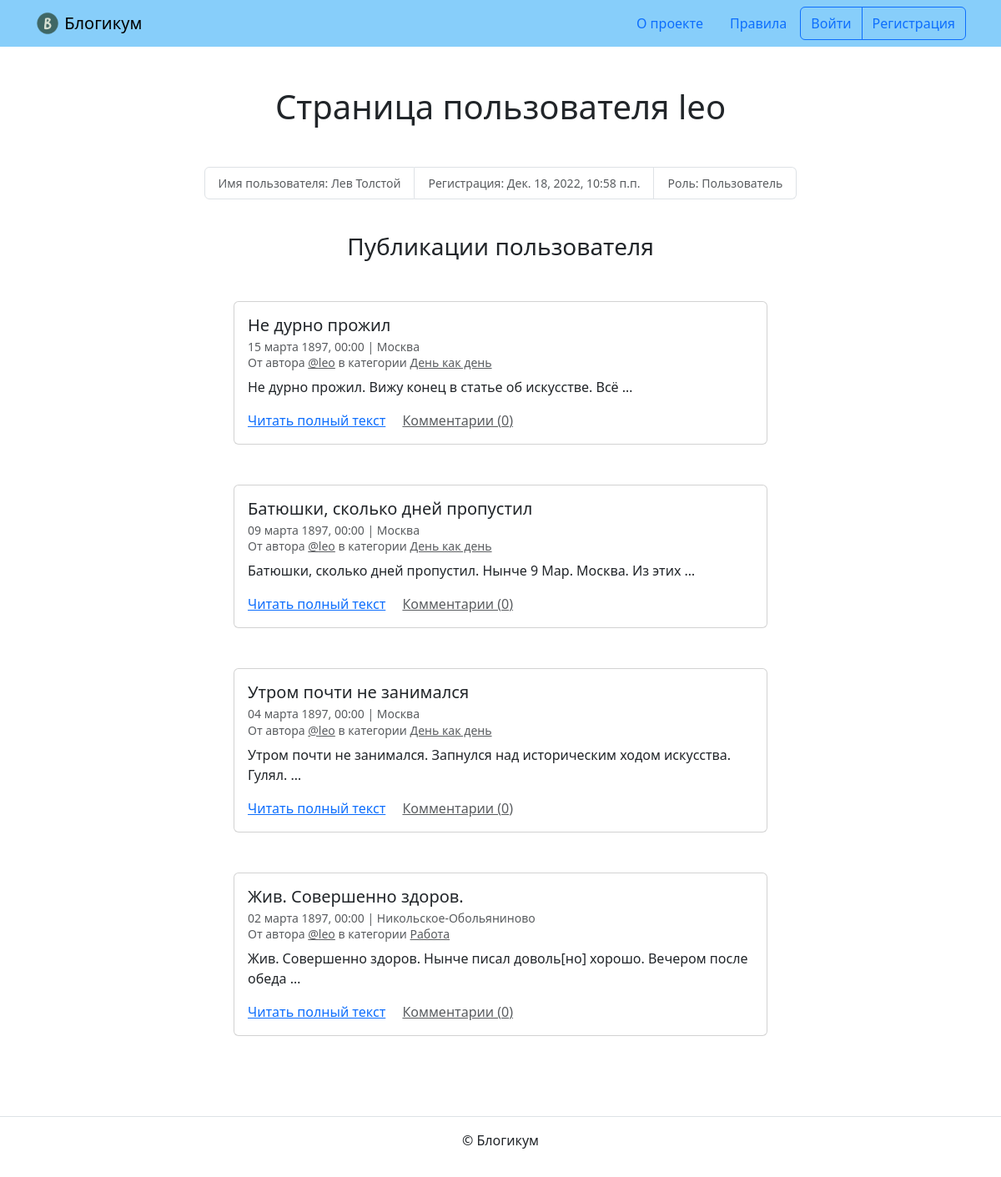
The app's page /profile/leo/, older data.
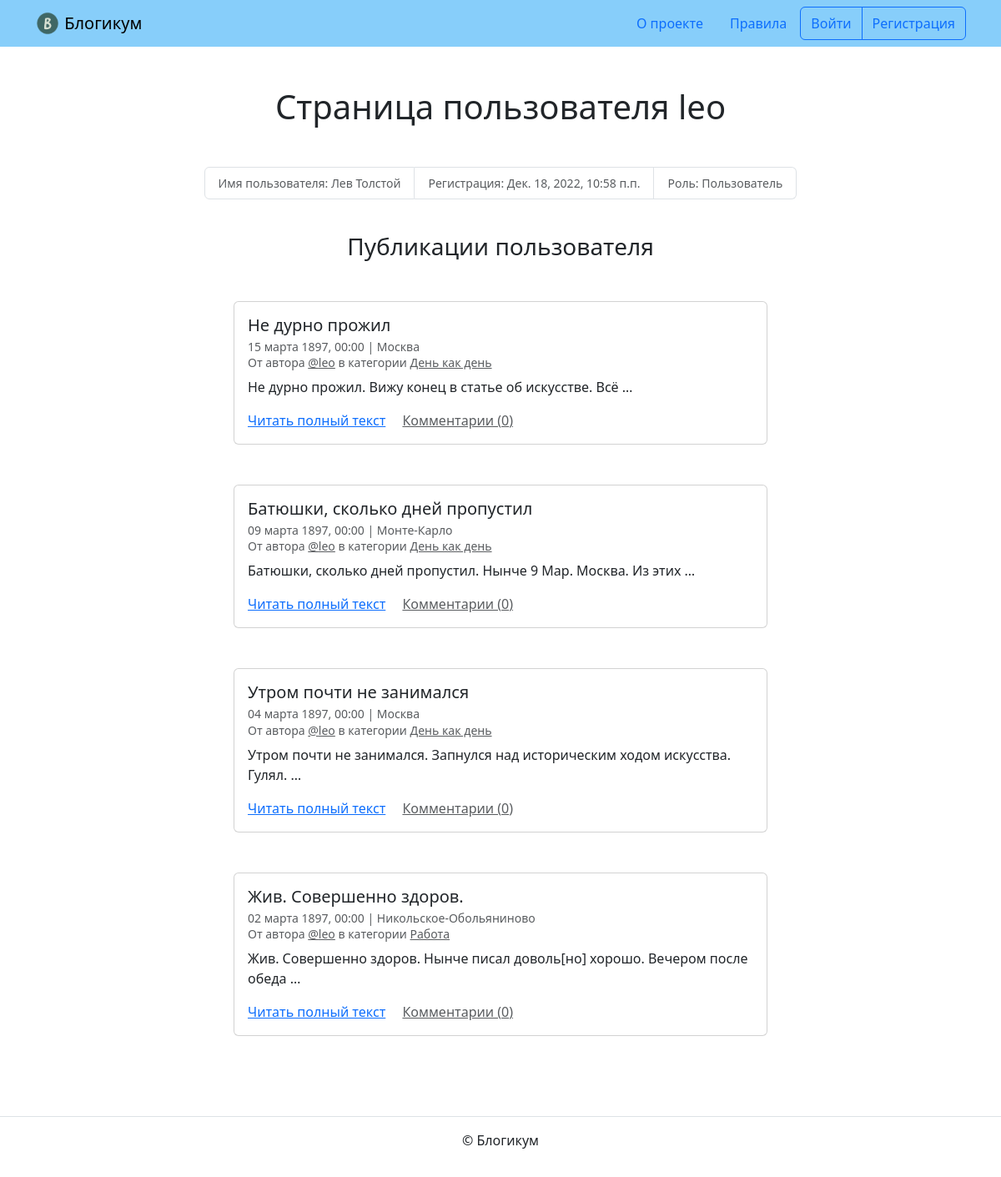
The same page, newer data.
### blog/models.py (models this page shows, shortened)
class Published(models.Model):
    is_published = models.BooleanField(
        default=True,
        verbose_name='Опубликовано',
        help_text='Снимите галочку, чтобы скрыть публикацию.'
    )
    created_at = models.DateTimeField(
        auto_now_add=True,
        verbose_name='Добавлено'
    )
    class Meta:
        abstract = True

class Post(Published):
    title = models.CharField(
        max_length=256,
        verbose_name='Заголовок'
    )
    text = models.TextField(
        verbose_name='Текст'
    )
    pub_date = models.DateTimeField(
        verbose_name='Дата и время публикации',
        help_text=(
            'Если установить дату и время в будущем — можно делать '
            'отложенные публикации.'
        )
    )
    author = models.ForeignKey(
        User,
        on_delete=models.CASCADE,
        verbose_name='Автор публикации'
    )
    location = models.ForeignKey(
        Location,
        on_delete=models.SET_NULL,
        null=True,
        blank=True,
        verbose_name='Местоположение'
    )
    category = models.ForeignKey(
        Category,
        on_delete=models.SET_NULL,
        null=True,
        verbose_name='Категория'
    )
    image = models.ImageField(
        verbose_name='Изображение',
        upload_to='posts_images/',
        blank=True,
        null=True
    )
    class Meta:
        verbose_name = 'публикация'
        verbose_name_plural = 'Публикации'
    objects = models.Manager()
    published = PublishedManager()

class Location(Published):
    name = models.CharField(
        max_length=256,
        verbose_name='Название места'
    )
    class Meta:
        verbose_name = 'местоположение'
        verbose_name_plural = 'Местоположения'
    objects = models.Manager()
    published = PublishedManager()

class Category(Published):
    title = models.CharField(
        max_length=256,
        verbose_name='Заголовок'
    )
    description = models.TextField(
        verbose_name='Описание'
    )
    slug = models.SlugField(
        unique=True,
        verbose_name='Идентификатор',
        help_text=(
            'Идентификатор страницы для URL; разрешены символы латиницы, '
            'цифры, дефис и подчёркивание.'
        )
    )
    class Meta:
        verbose_name = 'категория'
        verbose_name_plural = 'Категории'
    objects = models.Manager()
    published = PublishedManager()

### blog/views.py (the view)
# urls.py: path('profile/<str:username>/', views.profile, name='profile'),
def profile(request, username):
    template = 'blog/profile.html'
    user = get_object_or_404(User, username=username)
    owner = request.user == user
    if owner == True:
        posts = Post.objects.filter(author=user)
    else:
        posts = Post.published.filter(author=user)
    posts =  posts.annotate(comment_count=Count('comments')).order_by('-pub_date')
    paginator = Paginator(posts, 10)
    page_number = request.GET.get('page')
    page_obj = paginator.get_page(page_number)
    context = {
        'profile': user,
        'page_obj': page_obj,
    }
    return render(request, template, context)

### blog/models.py (called while the page is built)
    def get_queryset(self):
        return super().get_queryset().filter(
            is_published=True,
            category__is_published=True,
            pub_date__lte=timezone.now()
        )

### templates/blog/profile.html (shortened to what this page needs)
{% extends "base.html" %}
{% block content %}
  <h1 class="mb-5 text-center ">Страница пользователя {{ profile.username }}</h1>
  <small>
    <ul class="list-group list-group-horizontal justify-content-center mb-3">
      <li class="list-group-item text-muted">Имя пользователя: {% if profile.get_full_name %}{{ profile.get_full_name }}{% else %}не указано{% endif %}</li>
      <li class="list-group-item text-muted">Регистрация: {{ profile.date_joined }}</li>
      <li class="list-group-item text-muted">Роль: {% if profile.is_staff %}Админ{% else %}Пользователь{% endif %}</li>
    </ul>
  </small>
  <br>
  <h3 class="mb-5 text-center">Публикации пользователя</h3>
  {% for post in page_obj %}
    <article class="mb-5">
      {% include "includes/post_card.html" %}
    </article>
  {% endfor %}
{% endblock %}

### templates/base.html (shortened to what this page needs)
{% load static %}
{% load django_bootstrap5 %}
<!DOCTYPE html>
<html lang="ru">
  <head>
    {% bootstrap_css %}
  </head>
  <body>
    {% include "includes/header.html" %}
    <main>
      <div class="container py-5">
        {% block content %}{% endblock %}
      </div>
    </main>
    {% include "includes/footer.html" %}
  </body>
</html>

### templates/includes/header.html
{% load static %}
<header>
  <nav class="navbar navbar-light" style="background-color: lightskyblue">
    <div class="container">
      <a class="navbar-brand" href="{% url 'blog:index' %}">
        <img src="{% static 'img/logo.png' %}" width="30" height="30" class="d-inline-block align-top" alt="">
        Блогикум
      </a>
      {% with request.resolver_match.view_name as view_name %}
        <ul class="nav  nav-pills">
          <li class="nav-item">
            <a class="nav-link {% if view_name == 'pages:about' %} text-white {% endif %}" href="{% url 'pages:about' %}">
              О проекте
            </a>
          </li>
          <li class="nav-item">
            <a class="nav-link {% if view_name == 'pages:rules' %} text-white {% endif %}" href="{% url 'pages:rules' %}">
              Правила
            </a>
          </li>
          {% if user.is_authenticated %}
            <div class="btn-group" role="group" aria-label="Basic outlined example">
              <button type="button" class="btn btn-outline-primary"><a class="text-decoration-none text-reset"
                  href="{% url 'blog:create_post' %}">Написать пост</a></button>
              <button type="button" class="btn btn-outline-primary"><a class="text-decoration-none text-reset"
                  href="{% url 'blog:profile' user.username %}">{{ user.username }}</a></button>
              <button type="button" class="btn btn-outline-primary"><a class="text-decoration-none text-reset"
                  href="{% url 'logout' %}">Выйти</a></button>
            </div>
          {% else %}
            <div class="btn-group" role="group" aria-label="Basic outlined example">
              <button type="button" class="btn btn-outline-primary"><a class="text-decoration-none text-reset"
                  href="{% url 'login' %}">Войти</a></button>
              <button type="button" class="btn btn-outline-primary"><a class="text-decoration-none text-reset"
                  href="{% url 'registration' %}">Регистрация</a></button>
            </div>
          {% endif %}
        </ul>
      {% endwith %}
    </div>
  </nav>
</header>

### templates/includes/post_card.html (shortened to what this page needs)
<div class="col d-flex justify-content-center">
  <div class="card" style="width: 40rem;">
    <div class="card-body">
      <h5 class="card-title">{{ post.title }}</h5>
      <h6 class="card-subtitle mb-2 text-muted">
        <small>
          {{ post.pub_date|date:"d E Y, H:i" }} | {% if post.location and post.location.is_published %}{{ post.location.name }}{% else %}Планета Земля{% endif %}<br>
          От автора <a class="text-muted" href="{% url 'blog:profile' post.author.username %}">@{{ post.author.username }}</a> в
          категории {% include "includes/category_link.html" %}
        </small>
      </h6>
      <p class="card-text">{{ post.text|truncatewords:10 }}</p>
      <a href="{% url 'blog:post_detail' post.id %}" class="card-link">Читать полный текст</a>
      <a href="{% url 'blog:post_detail' post.id %}" class="card-link text-muted">Комментарии ({{ post.comment_count }})</a>
    </div>
  </div>
</div>

### templates/includes/category_link.html
<a class="text-muted" href="{% url 'blog:category_posts' post.category.slug %}">
  {{ post.category.title }}
</a>

### templates/includes/footer.html
<footer class="border-top text-center py-3">
  <p>© Блогикум</p>
</footer>

Row changes from the older to the newer data that the page shows:
changed Post "Батюшки, сколько дней пропустил": location.name "Москва" → "Монте-Карло"
